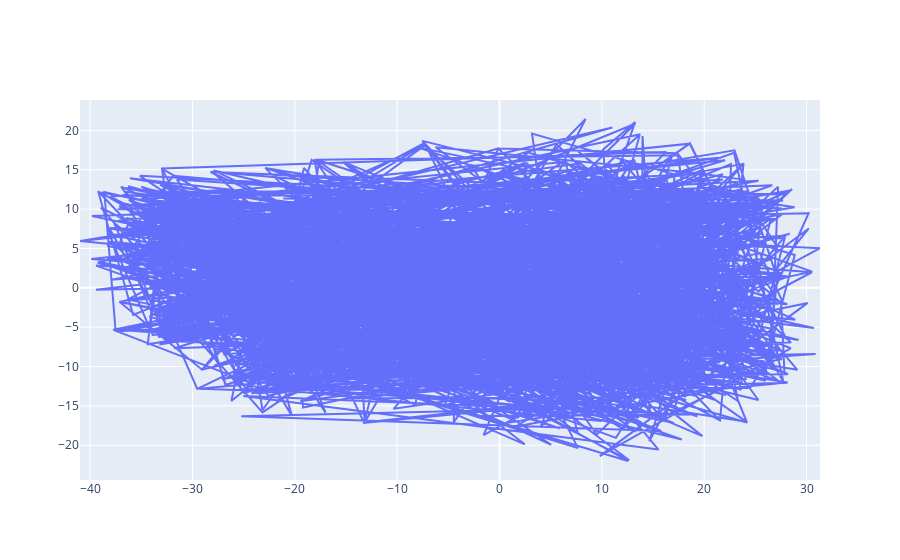

Notebook code for this chart:
### Code cell
plot_with_plotly(x_vals, y_vals, labels)

### Figure 1 — Plotly figure (JSON) as saved in the notebook; plotly's stock layout.template omitted (floating-point values rounded to 4 significant figures; data arrays with more than 128 entries replaced by an {"elided": "..."} marker saying what was removed)
{"data": [{"text": {"elided": "1817 str values"}, "type": "scatter", "x": {"elided": "1817 float values"}, "y": {"elided": "1817 float values"}}], "layout": {}}
